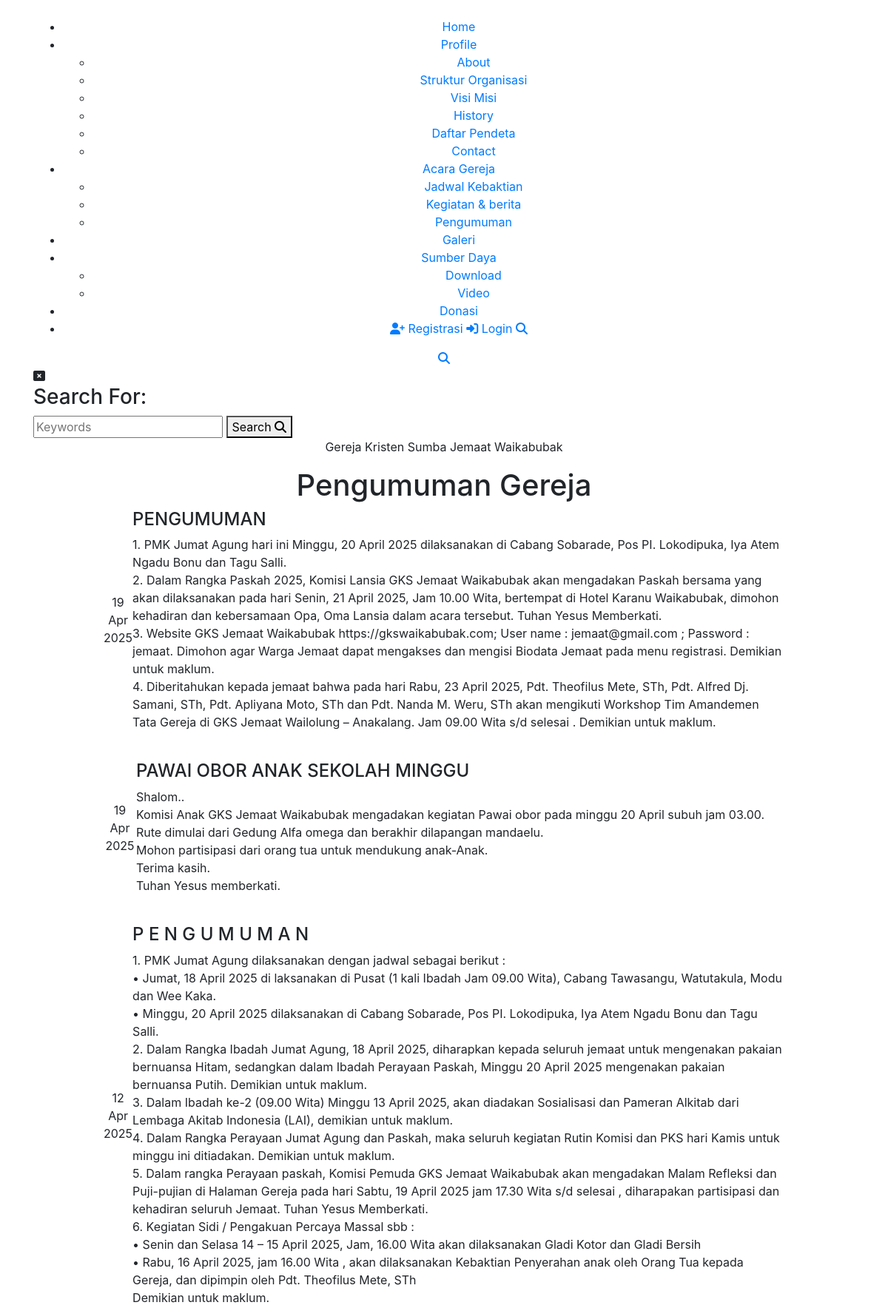
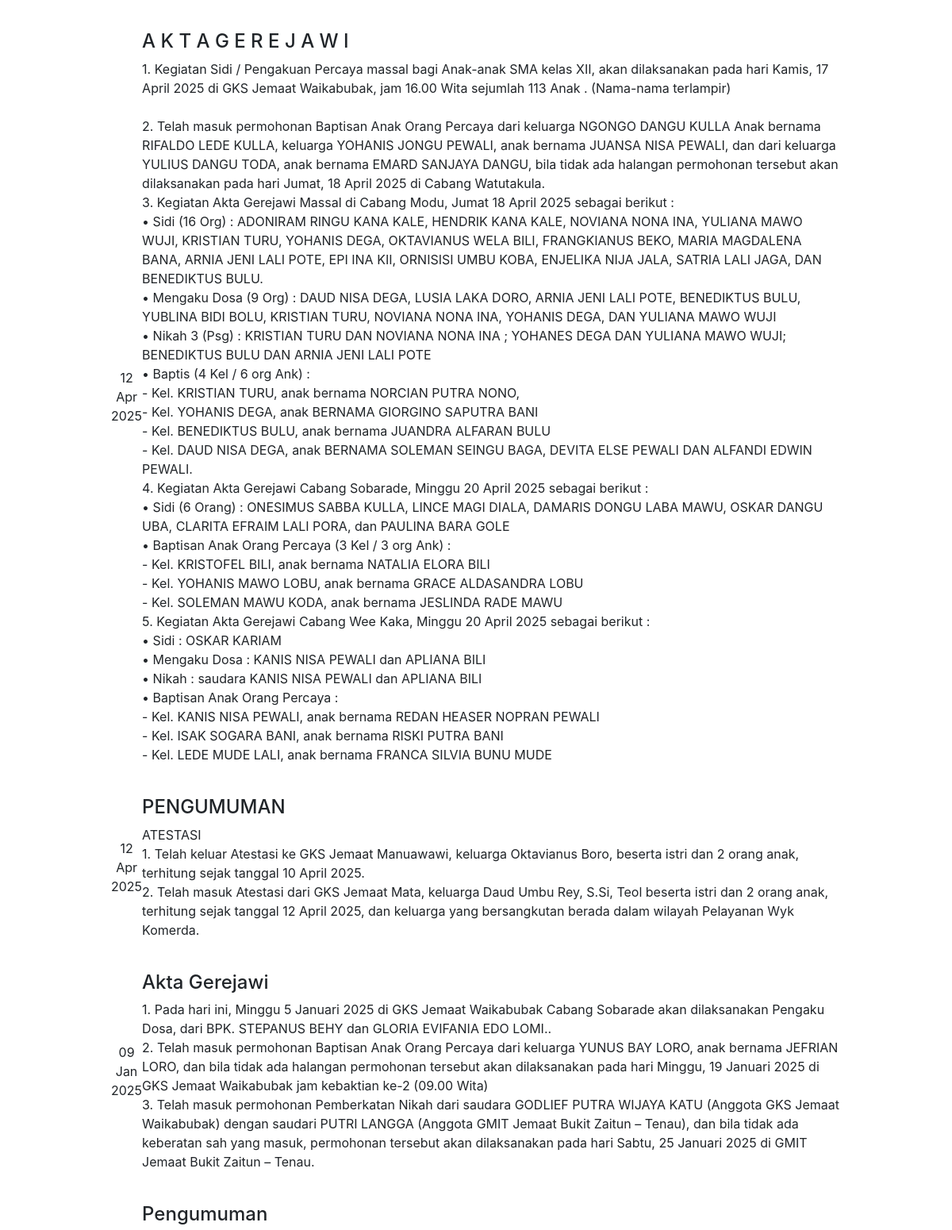
The app's page /index.php/pengumuman (upper part) with its own data (2 pictures, top to bottom).
### tables this page shows
CREATE TABLE `tbl_pengumuman` (
  `pengumuman_id` int(11) NOT NULL,
  `pengumuman_judul` varchar(150) DEFAULT NULL,
  `pengumuman_deskripsi` text DEFAULT NULL,
  `pengumuman_tanggal` timestamp NULL DEFAULT current_timestamp(),
  `pengumuman_author` varchar(60) DEFAULT NULL,
  `pengumuman_gambar` text NOT NULL
);

### application/controllers/Pengumuman.php (called while the page is built, shortened)
<?php
class Pengumuman extends CI_Controller
{
	function __construct()
	{
		$this->load->model('m_pengumuman');
		$this->load->model('m_pengunjung');
	}
	function index()
	{
		$this->data['title2'] = 'PENGUMUMAN';
		$jum = $this->m_pengumuman->pengumuman();
		$page = $this->uri->segment(3);
		if (!$page):
			$offset = 0;
		else:
			$offset = $page;
		endif;
		$limit = 7;
		$config['base_url'] = base_url() . 'pengumuman/index/';
		$config['total_rows'] = $jum->num_rows();
		$config['per_page'] = $limit;
		$config['uri_segment'] = 3;
		$config['full_tag_open']    = '<div class="pagging text-center"><nav><ul class="pagination justify-content-center">';
		$config['full_tag_close']   = '</ul></nav></div>';
		$config['num_tag_open']     = '<li class="page-item"><span class="page-link">';
		$config['num_tag_close']    = '</span></li>';
		$config['cur_tag_open']     = '<li class="page-item"><span class="page-link">';
		$config['cur_tag_close']    = '<span class="sr-only">(current)</span></span></li>';
		$config['next_tag_open']    = '<li class="page-item"><span class="page-link">';
		$config['next_tagl_close']  = '<span aria-hidden="true">&raquo;</span></span></li>';
		$config['prev_tag_open']    = '<li class="page-item"><span class="page-link">';
		$config['prev_tagl_close']  = '</span>Next</li>';
		$config['first_tag_open']   = '<li class="page-item"><span class="page-link">';
		$config['first_tagl_close'] = '</span></li>';
		$config['last_tag_open']    = '<li class="page-item"><span class="page-link">';
		$config['last_tagl_close']  = '</span></li>';
		$config['first_link'] = 'Awal';
		$config['last_link'] = 'Akhir';
		$config['next_link'] = 'Next >>';
		$config['prev_link'] = '<< Prev';
		$this->pagination->initialize($config);
		$this->data['page'] = $this->pagination->create_links();
		$this->data['data'] = $this->m_pengumuman->pengumuman_perpage($offset, $limit);
		$this->data['main_view']   = 'depan/v_pengumuman';
		$this->load->view('theme/template', $this->data);
	}
}

### index.php (called while the page is built, shortened)
<?php
require_once BASEPATH.'core/CodeIgniter.php';

### application/models/M_pengumuman.php (called while the page is built, shortened)
<?php
class M_pengumuman extends CI_Model
{
	function pengumuman_perpage($offset, $limit)
	{
		$hsl = $this->db->query("SELECT pengumuman_id,pengumuman_judul,pengumuman_deskripsi,pengumuman_tanggal,DATE_FORMAT(pengumuman_tanggal,'%d/%m/%Y') AS tanggal,pengumuman_author FROM tbl_pengumuman ORDER BY pengumuman_id DESC limit $offset,$limit");
		return $hsl;
	}
}

### application/views/depan/v_pengumuman.php (the view, shortened to what this page needs)
<div class="breadcrumb-section breadcrumb-bg">
    <div class="container">
        <div class="row">
            <div class="col-lg-8 offset-lg-2 text-center">
                <div class="breadcrumb-text">
                    <p>Gereja Kristen Sumba Jemaat Waikabubak</p>
                    <h1>Pengumuman Gereja</h1>
                </div>
            </div>
        </div>
    </div>
</div>
<div class="recent_event_area section__padding">
    <div class="container">
        <div class="row justify-content-center">
            <div class="col-lg-10">
                <?php foreach ($data->result() as $row): ?>
                    <?php
                    $currentDate = strtotime(date('Y-m-d'));
                    $eventDate = strtotime($row->pengumuman_tanggal);
                    $dateClass = '';
                    if ($eventDate < $currentDate) {
                        $dateClass = 'bg-past';
                    } elseif ($eventDate == $currentDate) {
                        $dateClass = 'bg-today';
                    } else {
                        $dateClass = 'bg-future';
                    }
                    ?>
                    <div class="single_event d-flex align-items-center mb-4" data-aos="fade-up">
                        <div class="date text-center rounded <?php echo $dateClass; ?>">
                            <span><?php echo date("d", strtotime($row->pengumuman_tanggal)); ?></span>
                            <p><?php echo date("M Y", strtotime($row->pengumuman_tanggal)); ?></p>
                        </div>
                        <div class="event_info">
                            <h4><?php echo $row->pengumuman_judul; ?></h4>
                            <p><?php echo nl2br(htmlspecialchars($row->pengumuman_deskripsi)); ?></p>
                        </div>
                    </div>
                <?php endforeach; ?>
            </div>
        </div>
    </div>
</div>

### application/views/theme/template.php (shortened to what this page needs)
<!DOCTYPE html>
<html lang="en">
<head>
    <link rel="stylesheet" href="<?php echo base_url(''); ?>assets/css/all.min.css">
    <link rel="stylesheet" href="<?php echo base_url(''); ?>assets/bootstrap/css/bootstrap.min.css">
    <link rel="stylesheet" href="<?php echo base_url(''); ?>assets/css/owl.carousel.css">
    <link rel="stylesheet" href="<?php echo base_url(''); ?>assets/css/magnific-popup.css">
    <link rel="stylesheet" href="<?php echo base_url(''); ?>assets/css/animate.css">
    <link rel="stylesheet" href="<?php echo base_url(''); ?>assets/css/meanmenu.min.css">
    <link rel="stylesheet" href="<?php echo base_url(''); ?>assets/css/main.css">
    <link rel="stylesheet" href="<?php echo base_url(''); ?>assets/css/responsive.css">
    <link rel="stylesheet" href="<?php echo base_url(''); ?>assets/css/awesomefont6.css">
    <link rel="stylesheet" href="<?php echo base_url(''); ?>assets/vendor/aos/aos.css">
    <link rel="stylesheet" href="https://cdnjs.cloudflare.com/ajax/libs/lightbox2/2.11.3/css/lightbox.min.css">
</head>
<body>
    <header>
        <div class="header-area ">
            <?php $this->load->view('theme/header'); ?>
        </div>
    </header>
    <?php $this->load->view($main_view); ?>
    <?php $this->load->view('theme/footer'); ?>
</body>
</html>

### application/views/theme/header.php (shortened to what this page needs)
<div class="top-header-area" id="sticker">
    <div class="container">
        <div class="row">
            <div class="col-lg-12 col-sm-12 text-center">
                <div class="main-menu-wrap">
                    <div class="site-logo">
                    </div>
                    <nav class="main-menu">
                        <ul>
                            <li class="current-list-item"><a href="<?php echo base_url(''); ?>">Home</a></li>
                            <li><a href="#">Profile</a>
                                <ul class="sub-menu">
                                     <li><a href="<?php echo site_url('about'); ?>">About</a></li>
                                <li><a href="<?php echo site_url('strukturOrganisasi'); ?>">Struktur Organisasi</a></li>
                                <li><a href="<?php echo site_url('visimisi'); ?>">Visi Misi</a></li>
                                    <li><a href="<?php echo site_url('history'); ?>">History</a></li>
                                    <li><a href="<?php echo site_url('pendeta'); ?>">Daftar Pendeta</a></li>
                                    <li><a href="<?php echo site_url('contact'); ?>">Contact</a></li>
                                </ul>
                            </li>
                            <li><a href="#">Acara Gereja</a>
                                <ul class="sub-menu">
                                    <li><a href="<?php echo site_url('agenda'); ?>">Jadwal Kebaktian</a></li>
                                    <li><a href="<?php echo site_url('blog'); ?>">Kegiatan & berita</a></li>
                                    <li><a href="<?php echo site_url('pengumuman'); ?>">Pengumuman</a></li>
                                </ul>
                            </li>
                            <li><a href="<?php echo site_url('galeri'); ?>">Galeri</a></li>
                            <li><a href="#">Sumber Daya</a>
                                <ul class="sub-menu">
                                    <li><a href="<?php echo site_url('download'); ?>">Download</a></li>
                                    <li><a href="<?php echo site_url('video'); ?>">Video</a></li>
                                </ul>
                            </li>
                            <li><a href="<?php echo site_url('donasi'); ?>">Donasi</a></li>
                            <li>
                                <div class="header-icons">
                                    <a class="registration" href="<?php echo site_url('registrasi'); ?>">
                                        <i class="fas fa-user-plus"></i>
                                        <span class="mobile-text">Registrasi</span>
                                    </a>
                                    <a class="login" href="<?php echo site_url('user/auth'); ?>">
                                        <i class="fas fa-sign-in-alt"></i>
                                        <span class="mobile-text">Login</span>
                                    </a>
                                    <a class="mobile-hide search-bar-icon" href="#"><i class="fas fa-search"></i></a>
                                </div>
                            </li>
                        </ul>
                    </nav>
                    <a class="mobile-show search-bar-icon" href="#"><i class="fas fa-search"></i></a>
                </div>
            </div>
        </div>
    </div>
</div>
<div class="search-area">
    <div class="container">
        <div class="row">
            <div class="col-lg-12">
                <span class="close-btn"><i class="fas fa-window-close"></i></span>
                <div class="search-bar">
                    <div class="search-bar-tablecell">
                        <h3>Search For:</h3>
                        <form action="<?php echo site_url('blog/search'); ?>" method="get">
                            <input type="text" name="keyword" placeholder="Keywords">
                            <button type="submit">Search <i class="fas fa-search"></i></button>
                        </form>
                    </div>
                </div>
            </div>
        </div>
    </div>
</div>

### application/views/theme/footer.php (shortened to what this page needs)
<link href="https://unpkg.com/aos@2.3.1/dist/aos.css" rel="stylesheet">
<link rel="stylesheet" href="https://cdnjs.cloudflare.com/ajax/libs/font-awesome/6.4.2/css/all.min.css" />
</body>
</html>

### records on screen
tbl_pengumuman: pengumuman_tanggal "19", pengumuman_tanggal "Apr 2025", pengumuman_judul "PENGUMUMAN", pengumuman_deskripsi "1. PMK Jumat Agung hari ini Minggu, 20 April 2025 dilaksanakan di Cabang Sobarade, Pos PI. Lokodipuka, Iya Atem Ngadu Bonu dan Tagu Salli. 2. Dalam Rangka Paskah 2025, Komisi Lansia GKS Jemaat Waikabubak akan mengadakan Paskah bersama yang akan dilaksanakan pada hari Senin, 21 April 2025, Jam 10.00 Wita, bertempat di Hotel Karanu Waikabubak, dimohon kehadiran dan kebersamaan Opa, Oma Lansia dalam acara tersebut. Tuhan Yesus Memberkati. 3. Website GKS Jemaat Waikabubak https://gkswaikabubak.com; User name : jemaat@gmail.com ; Password : jemaat. Dimohon agar Warga Jemaat dapat mengakses dan mengisi Biodata Jemaat pada menu registrasi. Demikian untuk maklum. 4. Diberitahukan kepada jemaat…"
tbl_pengumuman: pengumuman_tanggal "19", pengumuman_tanggal "Apr 2025", pengumuman_judul "PAWAI OBOR ANAK SEKOLAH MINGGU", pengumuman_deskripsi "Shalom.. Komisi Anak GKS Jemaat Waikabubak mengadakan kegiatan Pawai obor pada minggu 20 April subuh jam 03.00. Rute dimulai dari Gedung Alfa omega dan berakhir dilapangan mandaelu. Mohon partisipasi dari orang tua untuk mendukung anak-Anak. Terima kasih. Tuhan Yesus memberkati."
tbl_pengumuman: pengumuman_tanggal "12", pengumuman_tanggal "Apr 2025", pengumuman_judul "P E N G U M U M A N", pengumuman_deskripsi "1. PMK Jumat Agung dilaksanakan dengan jadwal sebagai berikut : • Jumat, 18 April 2025 di laksanakan di Pusat (1 kali Ibadah Jam 09.00 Wita), Cabang Tawasangu, Watutakula, Modu dan Wee Kaka. • Minggu, 20 April 2025 dilaksanakan di Cabang Sobarade, Pos PI. Lokodipuka, Iya Atem Ngadu Bonu dan Tagu Salli. 2. Dalam Rangka Ibadah Jumat Agung, 18 April 2025, diharapkan kepada seluruh jemaat untuk mengenakan pakaian bernuansa Hitam, sedangkan dalam Ibadah Perayaan Paskah, Minggu 20 April 2025 mengenakan pakaian bernuansa Putih. Demikian untuk maklum. 3. Dalam Ibadah ke-2 (09.00 Wita) Minggu 13 April 2025, akan diadakan Sosialisasi dan Pameran Alkitab dari Lembaga Akitab Indonesia (LAI), demikian…"
tbl_pengumuman: pengumuman_tanggal "12", pengumuman_tanggal "Apr 2025", pengumuman_judul "A K T A G E R E J A W I", pengumuman_deskripsi "1. Kegiatan Sidi / Pengakuan Percaya massal bagi Anak-anak SMA kelas XII, akan dilaksanakan pada hari Kamis, 17 April 2025 di GKS Jemaat Waikabubak, jam 16.00 Wita sejumlah 113 Anak . (Nama-nama terlampir) 2. Telah masuk permohonan Baptisan Anak Orang Percaya dari keluarga NGONGO DANGU KULLA Anak bernama RIFALDO LEDE KULLA, keluarga YOHANIS JONGU PEWALI, anak bernama JUANSA NISA PEWALI, dan dari keluarga YULIUS DANGU TODA, anak bernama EMARD SANJAYA DANGU, bila tidak ada halangan permohonan tersebut akan dilaksanakan pada hari Jumat, 18 April 2025 di Cabang Watutakula. 3. Kegiatan Akta Gerejawi Massal di Cabang Modu, Jumat 18 April 2025 sebagai berikut : • Sidi (16 Org) : ADONIRAM RINGU…"
tbl_pengumuman: pengumuman_tanggal "12", pengumuman_tanggal "Apr 2025", pengumuman_judul "PENGUMUMAN", pengumuman_deskripsi "ATESTASI 1. Telah keluar Atestasi ke GKS Jemaat Manuawawi, keluarga Oktavianus Boro, beserta istri dan 2 orang anak, terhitung sejak tanggal 10 April 2025. 2. Telah masuk Atestasi dari GKS Jemaat Mata, keluarga Daud Umbu Rey, S.Si, Teol beserta istri dan 2 orang anak, terhitung sejak tanggal 12 April 2025, dan keluarga yang bersangkutan berada dalam wilayah Pelayanan Wyk Komerda."
tbl_pengumuman: pengumuman_tanggal "09", pengumuman_tanggal "Jan 2025", pengumuman_judul "Akta Gerejawi", pengumuman_deskripsi "1. Pada hari ini, Minggu 5 Januari 2025 di GKS Jemaat Waikabubak Cabang Sobarade akan dilaksanakan Pengaku Dosa, dari BPK. STEPANUS BEHY dan GLORIA EVIFANIA EDO LOMI.. 2. Telah masuk permohonan Baptisan Anak Orang Percaya dari keluarga YUNUS BAY LORO, anak bernama JEFRIAN LORO, dan bila tidak ada halangan permohonan tersebut akan dilaksanakan pada hari Minggu, 19 Januari 2025 di GKS Jemaat Waikabubak jam kebaktian ke-2 (09.00 Wita) 3. Telah masuk permohonan Pemberkatan Nikah dari saudara GODLIEF PUTRA WIJAYA KATU (Anggota GKS Jemaat Waikabubak) dengan saudari PUTRI LANGGA (Anggota GMIT Jemaat Bukit Zaitun – Tenau), dan bila tidak ada keberatan sah yang masuk, permohonan tersebut akan…"
tbl_pengumuman: pengumuman_judul "Pengumuman"
